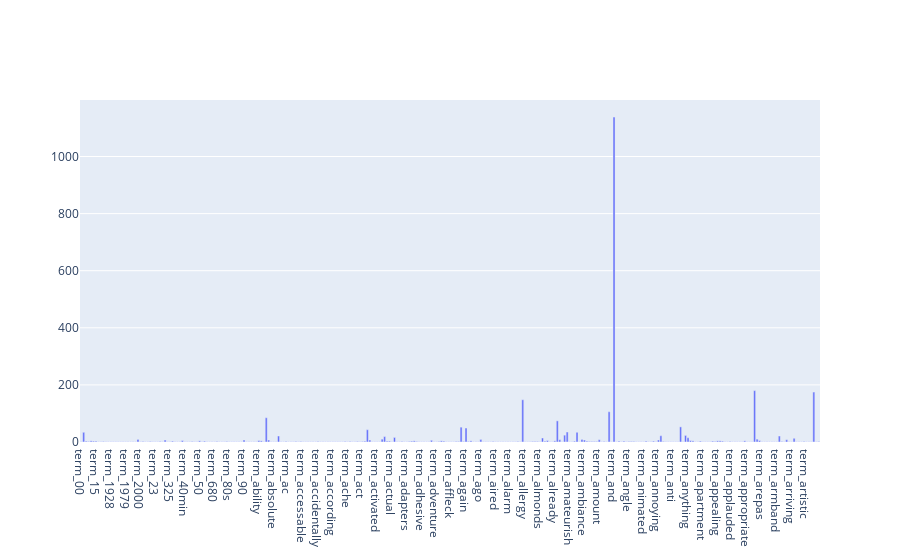

Notebook source saved alongside this figure:
### Code cell
import plotly.graph_objects as go

x = ["term_"+str(i) for i in count_vect.get_feature_names()][:300]
y = term_frequencies[:300]
fig5 = go.Figure()
fig5.add_trace(go.Bar(x=x, y=y))
fig5.show()

### Figure 1 — Plotly figure (JSON) as saved in the notebook; plotly's stock layout.template omitted (floating-point values rounded to 4 significant figures; data arrays with more than 128 entries replaced by an {"elided": "..."} marker saying what was removed)
{"data": [{"type": "bar", "x": {"elided": "300 str values"}, "y": {"elided": "300 int values"}}], "layout": {}}
